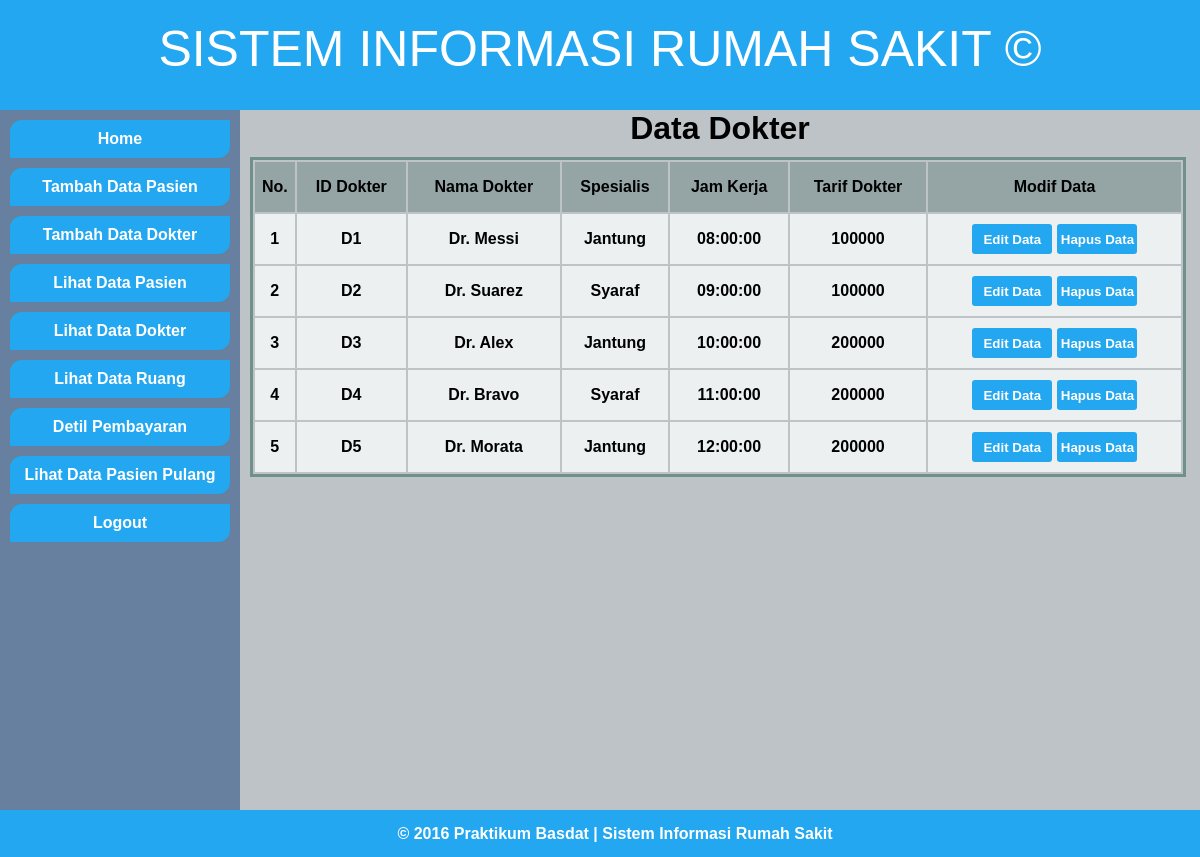
/Admin/menu/lihat dokter.php, run on the app's committed database.
### tables this page shows
CREATE TABLE `dokter` (
  `ID_DOKTER` varchar(30) NOT NULL,
  `NAMA_DOKTER` varchar(30) DEFAULT NULL,
  `SPESIALIS` varchar(30) DEFAULT NULL,
  `JAM_KERJA` time DEFAULT NULL,
  `TARIF_DOKTER` int(11) DEFAULT NULL
);

### Admin/menu/lihat dokter.php (the view, shortened to what this page needs)
<!DOCTYPE html>
<html>
<head>
	<link rel="stylesheet" type="text/css" href="../../Tampilan/tampilan admin.css">
	<link rel="stylesheet" type="text/css" href="../../Tampilan/tampilan center.css">
	<link rel="stylesheet" type="text/css" href="../../Tampilan/tambah data.css">
</head>
<body>
	<div class="main">
		<div class="header">SISTEM INFORMASI RUMAH SAKIT &copy;</div>
		<div class="sidebar">
			<div class="menu">
				<ul>
					<li><a href="../main menu.php">Home</a></li>
					<li><a href="tambah pasien.php">Tambah Data Pasien</a></li>
					<li><a href="tambah dokter.php">Tambah Data Dokter</a></li>
					<li><a href="lihat pasien.php"> Lihat Data Pasien </a></li>
					<li><a href="lihat dokter.php"> Lihat Data Dokter </a></li>
					<li><a href="lihat ruang.php"> Lihat Data Ruang </a></li>
					<li><a href="detil pembayaran.php"> Detil Pembayaran </a></li>
					<li><a href="pasien pulang.php"> Lihat Data Pasien Pulang </a></li>
					<li><a href="../index.php">Logout</a></li>
				</ul>
			</div>
		</div>
		<div class="center">
			<h1 align="center">Data Dokter</h1>
			<table class="tabel">
				<tr class="header-tr">
					<th>No.</th>
					<th>ID Dokter</th>
					<th>Nama Dokter</th>
					<th>Spesialis</th>
					<th>Jam Kerja</th>
					<th>Tarif Dokter</th>
					<th>Modif Data</th>
				</tr>
				<?php
				$query = mysql_query("SELECT * FROM dokter");
				$no=1;
				while($tampil=mysql_fetch_array($query)){
					$ID_DOKTER=$tampil['ID_DOKTER'];
					?>
					<tr class="tabel-range">
						<td><?php echo $no++;?><br></td>
						<td><?php echo $tampil['ID_DOKTER'];?><br></td>
						<td><?php echo $tampil['NAMA_DOKTER'];?><br></td>
						<td><?php echo $tampil['SPESIALIS'];?><br></td>
						<td><?php echo $tampil['JAM_KERJA'];?><br></td>
						<td><?php echo $tampil['TARIF_DOKTER'];?><br></td>
						<td><a href="../proses/aksi data.php?page=edit-dokter&ID_DOKTER=<?php echo $ID_DOKTER; ?>" "><input type="button" name="edit" class="tombol-edit" value="Edit Data"/></a>
							<a href="../proses/aksi data.php?page=hapus-dokter&ID_DOKTER=<?php echo $ID_DOKTER; ?>" onclick="return confirm ('Anda yakin akan menghapus Data Dokter !!!')"><input type="button" name="hapus" class="tombol-hapus" value="Hapus Data"tombol-hapus/></a>
						</td>
					</tr>
					<?php
				}
				?>
			</table>
		</div>
		<div class="footer">
			<p>&copy; 2016 Praktikum Basdat | Sistem Informasi Rumah Sakit</p>
		</div>
	</div>
</body>
</html>

### Tampilan/tampilan admin.css (style rules this page uses)
* { margin: 0; padding: 0; }
.main { width: 100%; margin: 0 auto; overflow: hidden; font-family:Arial; }
.header { width: 100%; height: 90px; background:rgba(34, 167, 240,1); text-align: center; font-size: 50px; padding-top: 20px; color: #ffffff; }
.sidebar { width: 20%; height: 700px; background:rgba(103, 128, 159,1); float: left; }
.menu { margin-top: 10px; height: 500px; }
.menu li { background:rgba(34, 167, 240,1); margin: 10px; list-style: none; padding: 10px; text-align: center; -webkit-border-radius: 12px 0 12px 0; }
.menu a { text-decoration: none; font-weight: bolder; font-family:Arial; color: #ffffff; }
.center { width: 80%; height: 700px; background:rgba(189, 195, 199,1.0); float: left; font-weight: bolder; }
.footer { width: 100%; height: 17px; background:rgba(34, 167, 240,1); font-weight: bolder; font-family:Arial; clear: both; padding: 15px; }
.footer p { text-align: center; color: #ffffff; }

### Tampilan/tampilan center.css (style rules this page uses)
.tabel { width: 97.5%; height: 50px; border: solid #6f918a; margin: 10px 10px 0 10px; }
.header-tr { background: #95a5a6; height: 50px; }
.tabel-range { width: 740px; height: 50px; background: #ecf0f1; text-align: center; }

### Tampilan/tambah data.css (style rules this page uses)
.tombol-edit { background:rgba(34, 167, 240,1); border: none; color: #ffffff; font-weight: bold; padding: 4px; height: 30px; width: 80px; -webkit-border-radius: 3px 3px 3px 3px; }
.tombol-hapus { background:rgba(34, 167, 240,1); border: none; color: #ffffff; font-weight: bold; padding: 4px; height: 30px; width: 80px; -webkit-border-radius: 3px 3px 3px 3px; }

### data on the page
dokter: ID_DOKTER "D1", NAMA_DOKTER "Dr. Messi", SPESIALIS "Jantung", JAM_KERJA "08:00:00", TARIF_DOKTER "100000"
dokter: ID_DOKTER "D2", NAMA_DOKTER "Dr. Suarez", SPESIALIS "Syaraf", JAM_KERJA "09:00:00", TARIF_DOKTER "100000"
dokter: ID_DOKTER "D3", NAMA_DOKTER "Dr. Alex", SPESIALIS "Jantung", JAM_KERJA "10:00:00", TARIF_DOKTER "200000"
dokter: ID_DOKTER "D4", NAMA_DOKTER "Dr. Bravo", SPESIALIS "Syaraf", JAM_KERJA "11:00:00", TARIF_DOKTER "200000"
dokter: ID_DOKTER "D5", NAMA_DOKTER "Dr. Morata", SPESIALIS "Jantung", JAM_KERJA "12:00:00", TARIF_DOKTER "200000"
